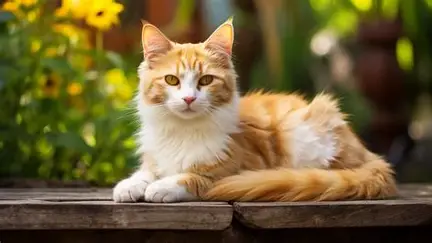
#> input picture dataset/cats/cat.1.jpg, 432 x 243 px; its folder holds 2 pictures in this run
$ python svm.model.py
#> lines starting #> are read from the running program, lines starting #| are printed output that depends on the picture
import os
import cv2
import pickle
from sklearn.svm import SVC
from skimage.feature import hog

X = []
y = []

def features(img):
    img = cv2.resize(img, (64,64))
    gray = cv2.cvtColor(img, cv2.COLOR_BGR2GRAY)

    return hog(
        gray,
        pixels_per_cell=(8,8),
        cells_per_block=(2,2),
        feature_vector=True
    )

# Cats
for file in os.listdir("dataset/cats"):
    path = os.path.join("dataset/cats", file)

    img = cv2.imread(path)
#> img is the input picture: shape (243, 432, 3); mean B, G, R 54.4, 96.8, 112.2

    if img is None:
        continue

    X.append(features(img))
#> in features, `img = cv2.resize(img, (64,64))`:
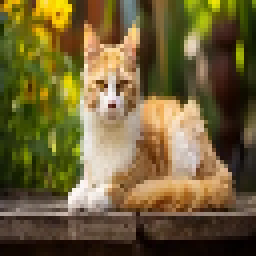
#> img: shape (64, 64, 3) (shown 4 times larger); mean of channels 0, 1, 2 54.3, 96.6, 112; drawn as B, G, R
#> in features, `gray = cv2.cvtColor(img, cv2.COLOR_BGR2GRAY)`:
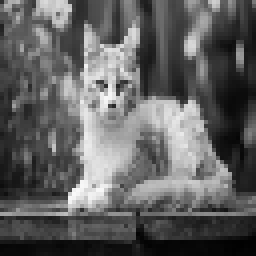
#> gray: shape (64, 64) (shown 4 times larger); min 1, max 249, mean 96.4
    y.append(0)
#> pass 2 of the loop `for file in os.listdir("dataset/cats"):`:
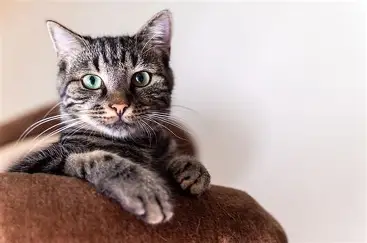
#> input picture dataset/cats/cat.2.jpg, 367 x 243 px
#> img is the input picture: shape (243, 367, 3); mean B, G, R 158.1, 161.8, 177.8
#> in features (call 2), `img = cv2.resize(img, (64,64))`:
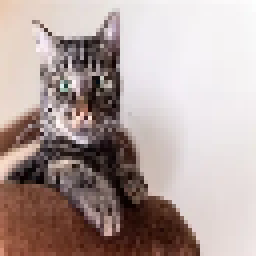
#> img: shape (64, 64, 3) (shown 4 times larger); mean of channels 0, 1, 2 157.8, 161.6, 177.5; drawn as B, G, R
#> in features (call 2), `gray = cv2.cvtColor(img, cv2.COLOR_BGR2GRAY)`:
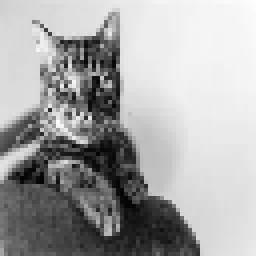
#> gray: shape (64, 64) (shown 4 times larger); min 3, max 254, mean 165.9

# Dogs
#> (the run stopped early here; a loop or call above may not have finished)
